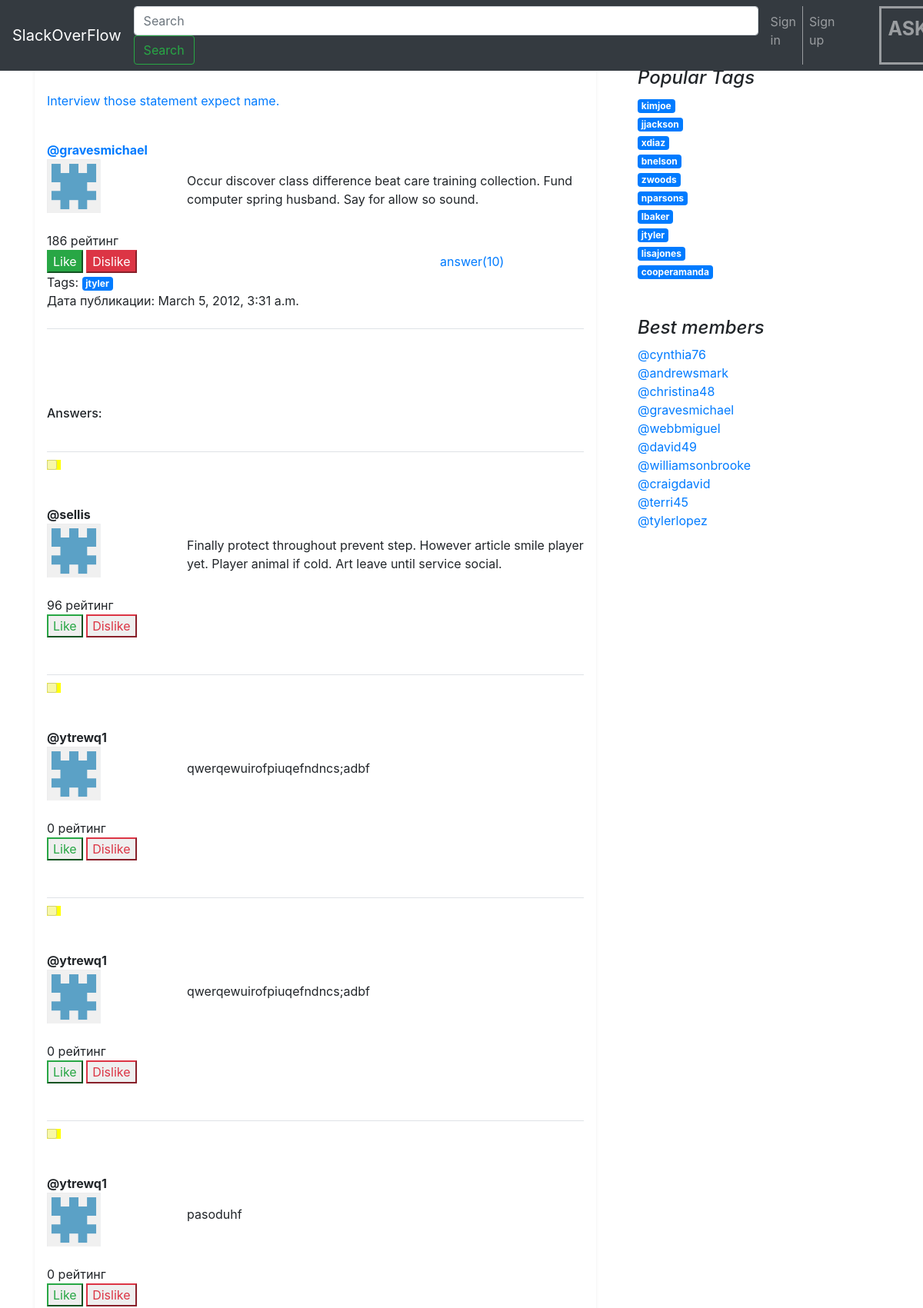
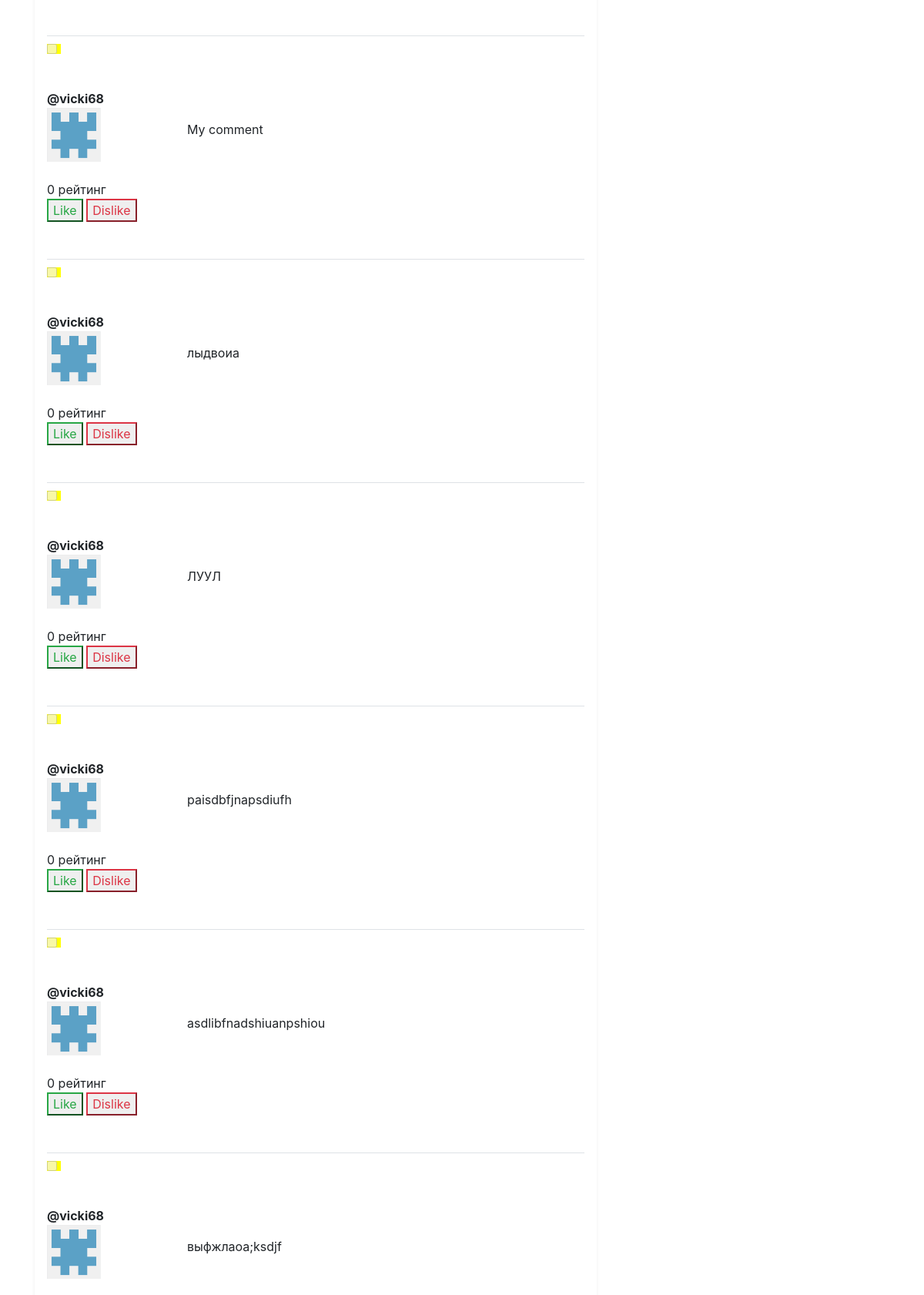
The app's page /question/19/ (upper part) with its own data (2 pictures, top to bottom).
### app/models.py (models this page shows, shortened)
class Question(models.Model):
    author = models.ForeignKey(Client, on_delete=models.CASCADE)
    title = models.CharField('Title question', max_length=200)
    text = models.TextField('Text question')
    tags = models.ManyToManyField(Tag, verbose_name="list of tags")
    rating = models.IntegerField('Rating question', default=0)
    dateTime = models.DateTimeField('Publication date')
    objects = QuestionManager()

class Client(models.Model):
    user = models.OneToOneField(
        User,
        on_delete=models.CASCADE,
    )
    avatar = models.ImageField(upload_to='avatars/', blank=True, null=True, verbose_name='Avatar')
    rating = models.IntegerField('rating user', default=0)
    objects = UserManager()
    def __str__(self):
        return self.user.username

class Tag(models.Model):
    title = models.CharField('Tag', max_length=128, unique="true")
    rating = models.IntegerField(default=0)
    objects = TagManager()
    def __str__(self):
        return self.title

class Comment(models.Model):
    question = models.ForeignKey(Question, on_delete=models.CASCADE)  # удаляет все комменты в случае удаления вопроса
    author = models.CharField('Author comment', max_length=50)
    text = models.TextField('Add comment')
    rating = models.BigIntegerField(default=0)
    objects = CommentManager()
    isRihtAnswer = models.BooleanField('it is true if author set this answer', default=0)
    user = models.ForeignKey(Client, on_delete=models.CASCADE, default=True)

### app/views.py (the view)
# urls.py: path('question/<int:qid>/', views.question, name='question'),
def question(request, qid):
    if request.method == 'GET':
        form = forms.AnswerForm(request.user.username)
        quest = Question.objects.get(id=qid)
        answers = quest.comment_set.all()
        tags = Tag.objects.best_tags()[0:10]
        users = Client.objects.best_members()[0:10]
        print()
        return render(request, 'question_page.html', {
            'question': quest,
            'answers': answers,
            'tags': tags,
            'users': users,
            'form': form,
        })
    else:
        if not request.user.is_anonymous:
            url = addComment(request, qid)
            return redirect(url)
        return redirect('/singIn/')

### app/forms.py (shortened to what this page needs)
class AnswerForm(forms.ModelForm):
    class Meta:
        model = Comment
        fields = ['text']
    def __init__(self, author, *args, **kwargs):
        self.auhtor = author
        super().__init__(*args, **kwargs)

### app/models.py (called while the page is built)
    def best_members(self):
        return self.order_by('-rating')

    def best_tags(self):
        return self.order_by('-rating')

### Templates/question_page.html (shortened to what this page needs)
{% extends 'base.html' %}
{% load bootstrap4 %}
{% block content %}
        {% include 'inc/question.html' %}
        <h6 class="pb-2 mb-0" style="margin-top: 100px;">Answers:</h6>
        {% for answer in answers%}
            {% include 'inc/answer.html' %}
        {% endfor %}
{% endblock content %}

### Templates/inc/question.html (shortened to what this page needs)
{% load static %}
<br class="media-body pb-3 mb-0 small lh-125 border-bottom border-gray">
<p>
    <a href="{% url 'question' qid=question.id %}">{{ question.title }}</a>
<div class="row">
    <div class="col-md-3 blog-main">
        <br class="media-body pb-3 mb-0 small lh-125 border-bottom border-gray">
        <strong class="d-block text-gray-dark">
            <a href="#">@{{ question.author }}</a>
        </strong>
        {% if question.author.avatar %}
            <img src="/media/{{ user.client.avatar }}" height="70" width="70">
        {% else %}
            <img src="{% static 'pic.png' %}" height="70" width="70">
        {% endif %}
    </div>
    <aside class="col-md-9 blog-sidebar" style="margin-top: 40px;">
        <br>
        {{ question.text }}
        <br>
    </aside>
</div>
<br>
<div class="like_button_count" id="q{{ question.id }}">{{ question.rating }} рейтинг</div>
<button onclick="Like({{ question.id }}, 'q')" class="btn-success" >Like</button>
<button onclick="Dislike({{ question.id }}, 'q')" class="btn-danger" id="dislike_question" >Dislike</button>
<a href="{% url 'question' qid=question.id %}" style="margin-left: 390px;">
    answer({{ question.comment_set.count }})
</a>
<br>
<a>
    <a>
        Tags:
        {% for tag in question.tags.all %}
            <a class="badge badge-primary" href="{% url 'tagSearch' tag=tag %}">
                {{ tag.title }}
            </a>
        {% endfor %}
    </a>
</a>
<a>Дата публикации: {{ question.dateTime }}</a>
</p>
<h3 class="border-bottom border-gray pb-2 mb-100">
</h3>

### Templates/inc/answer.html (shortened to what this page needs)
{% load static %}
<br class="media-body pb-3 mb-0 small lh-125 border-bottom border-gray">
<h6 class="border-bottom border-gray pb-2 mb-0"></h6>
{% if answer.question.author.user.username == request.user.username %}
    {% if not answer.isRihtAnswer %}
        <label id="A{{ answer.id }}+" class="form-check-label" for="inlineCheckbox3"
               style="background-color: forestgreen"></label>
        <button onclick="RightAnswer({{ answer.id }}, '+')" id="A{{ answer.id }}+b" class="btn-success">Right answer!
        </button>
    {% else %}
        <label id="A{{ answer.id }}-" class="form-check-label" for="inlineCheckbox3"
               style="background-color: forestgreen">You have already set it as right answer</label>
        <button id="A{{ answer.id }}-b" onclick="RightAnswer({{ answer.id }}, '-')" class="btn-outline-danger">Wrong
            answer!
        </button>
    {% endif %}
{% else %}
    {% if answer.isRihtAnswer %}
        <div class="form-check form-check-inline" style="background-color:green;margin-top: 10px;">
            <input class="form-check-input" type="checkbox" checked="checked" id="inlineCheckbox3" value="option3"
                   disabled>
        </div>
    {% else %}
        <div class="form-check form-check-inline" style="background-color:yellow;margin-top: 10px;">
            <input class="form-check-input" type="checkbox" id="inlineCheckbox3" value="true" disabled>
        </div>
    {% endif %}
{% endif %}
<p>
<div class="row">
    <div class="col-md-3 blog-main">
        <br class="media-body pb-3 mb-0 small lh-125 border-bottom border-gray">
        <strong class="d-block text-gray-dark">@{{ answer.author }}
        </strong>
        {% if answer.user.avatar %}
            <img src="/media/{{ answer.user.avatar }}" height="70" width="70">
        {% else %}
            <img src="{% static 'pic.png' %}" height="70" width="70">
        {% endif %}
    </div>
    <aside class="col-md-9 blog-sidebar" style="margin-top: 40px;">
        <br>
        {{ answer.text }}
        <br>
    </aside>
</div>
<br>
<div class="like_button_count" id="c{{ answer.id }}">{{ answer.rating }} рейтинг</div>
<button onclick="Like({{ answer.id }}, 'c')" class="btn-outline-success">Like</button>
<button onclick="Dislike({{ answer.id }}, 'c')" class="btn-outline-danger" id="dislike_question">Dislike</button>
<br>
</p>

### Templates/inc/rightSide.html
    </div>
    <aside class="col-md-4 blog-sidebar">
      <div class="p-4">
        <h4 class="font-italic">Popular Tags</h4>
        <ol class="list-unstyled mb-0">
          {% for tag in tags%}
            <li>
              <a class="badge badge-primary" href="{% url 'tagSearch' tag=tag %}">
                        {{ tag.title }}
              </a>
            </li>
          {% endfor%}
        </ol>
      </div>
      <div class="p-4">
        <h4 class="font-italic">Best members</h4>
        <ol class="list-unstyled">
          {% for user in users%}
            <li>
              <a href="#">
                        @{{ user }}
              </a>
            </li>
          {% endfor%}
        </ol>
      </div>
    </aside>
  </div>

### records on screen
Question: title "Interview those statement expect name.", author "gravesmichael", text "Occur discover class difference beat care training collection. Fund computer spring husband. Say for allow so sound.", rating "186", comment_set.count "10", dateTime "March 5, 2012, 3:31 a.m."
Tag: title "jtyler"
Comment: author "sellis", text "Finally protect throughout prevent step. However article smile player yet. Player animal if cold. Art leave until service social.", rating "96"
Comment: author "ytrewq1", text "qwerqewuirofpiuqefndncs;adbf", rating "0"
Comment: author "ytrewq1", text "qwerqewuirofpiuqefndncs;adbf", rating "0"
Comment: author "ytrewq1", text "pasoduhf", rating "0"
Comment: author "vicki68", text "My comment", rating "0"
Comment: author "vicki68", text "лыдвоиа", rating "0"
Comment: author "vicki68", text "ЛУУЛ", rating "0"
Comment: author "vicki68", text "paisdbfjnapsdiufh", rating "0"
Comment: author "vicki68", text "asdlibfnadshiuanpshiou", rating "0"
Comment: author "vicki68", text "выфжлаоa;ksdjf"
Tag: title "kimjoe"
Tag: title "jjackson"
Tag: title "xdiaz"
Tag: title "bnelson"
Tag: title "zwoods"
Tag: title "nparsons"
Tag: title "lbaker"
Tag: title "lisajones"
Tag: title "cooperamanda"
Client: user.username "cynthia76"
Client: user.username "andrewsmark"
Client: user.username "christina48"
Client: user.username "gravesmichael"
Client: user.username "webbmiguel"
Client: user.username "david49"
Client: user.username "williamsonbrooke"
Client: user.username "craigdavid"
Client: user.username "terri45"
Client: user.username "tylerlopez"
